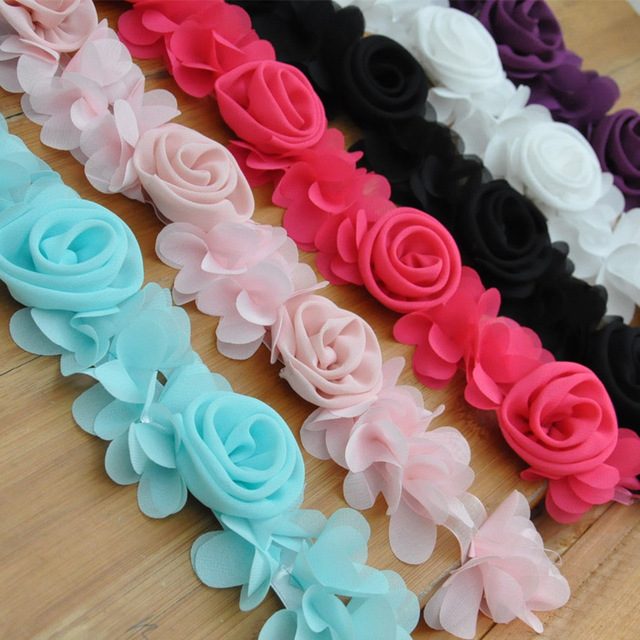
#> input picture aritmetik-islemler/cicek.jpg, 640 x 640 px
$ python aritmetik.py
#> lines starting #> are read from the running program, lines starting #| are printed output that depends on the picture; after the words box and inside, x2 and y2 are one past the last pixel; in counts of white or black regions, pixels touching at a corner belong together
import cv2
import numpy as np
from matplotlib import pyplot as plt

img=cv2.imread('cicek.jpg')
#> img is the input picture: shape (640, 640, 3); mean B, G, R 121.2, 121.5, 146.8
print(img[80,80])                   #b g r değerlerini görüyoruz
#| [191 182 192]
img[80,80]=[255,255,255]            #80 x 80 deki pikselin rengini değiştirme komutu
#> img: shape (640, 640, 3); under 0.01% of pixels changed, all inside (x1, y1, x2, y2) = (80, 80, 81, 81)

bolge=img[100:150,200:250]          #bolge seçme komutu
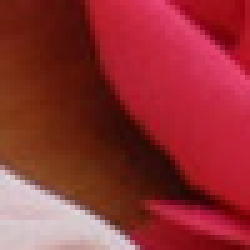
#> bolge: shape (50, 50, 3) (shown 5 times larger); mean B, G, R 51.9, 48.5, 146.6
img[50:100,200:250]=bolge           #bolgeyi resim üzerinde biryere kopyalıyoruz
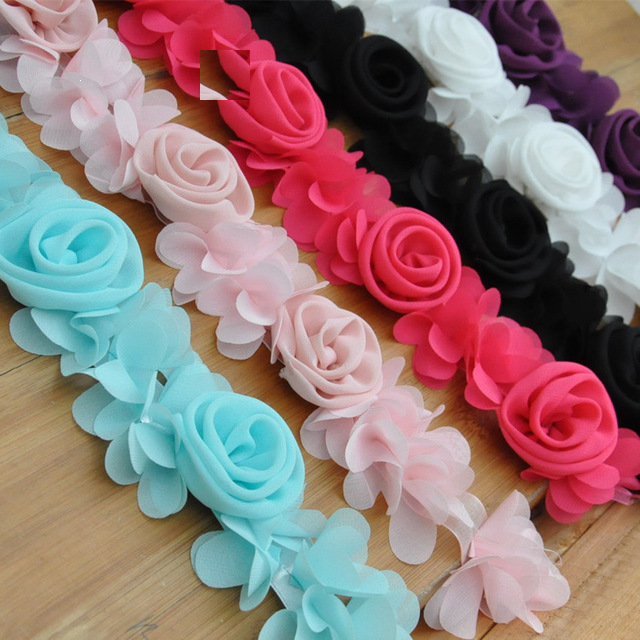
#> img: shape (640, 640, 3); mean B, G, R 121.1, 121.6, 146.5
bolge[:,:,0]=255                    #bolgenin renklerini değiştir
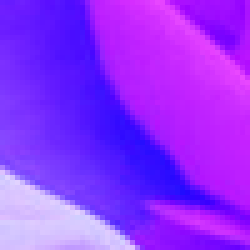
#> bolge: shape (50, 50, 3) (shown 5 times larger); mean B, G, R 255, 48.5, 146.6
bolge[:,:,1]=255
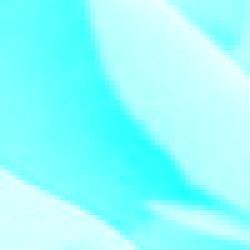
#> bolge: shape (50, 50, 3) (shown 5 times larger); mean B, G, R 255, 255, 146.6
bolge[:,:,2]=255
#> bolge: shape (50, 50, 3); every value is 255
                                    #aşağıda bolgeye dış kenarlık ekliyoruz y2-y2 ve x2-x1 şeklinde daha sonra renk  ve kalınlık değerleri
cv2.rectangle(img,(200,100),(250,150),(0,255,255),4)
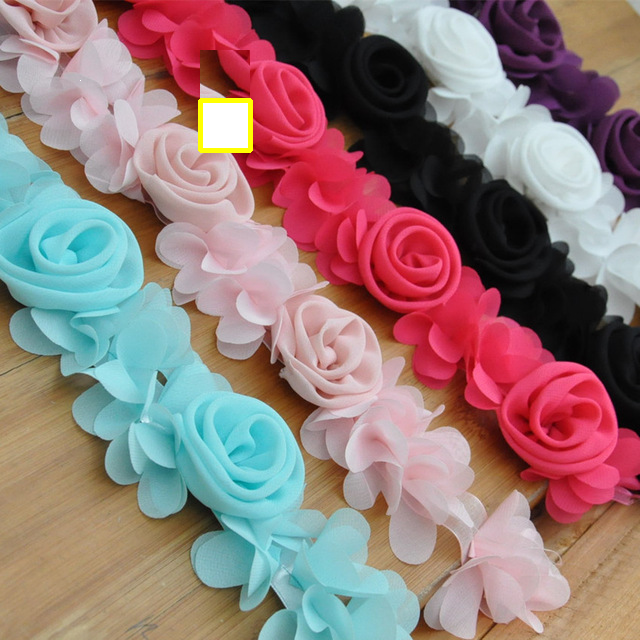
#> img: shape (640, 640, 3); 0.74% of pixels changed, all inside (x1, y1, x2, y2) = (198, 98, 253, 153)
cv2.imshow('cicek',img)
cv2.imshow('bolge',bolge)
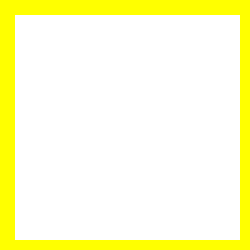
#> window 'bolge': shape (50, 50, 3) (shown 5 times larger); mean B, G, R 206.6, 255, 255

cv2.waitKey(0)
cv2.destroyAllWindows()

$ run again, with aritmetik-islemler/resim.jpg copied over aritmetik-islemler/cicek.jpg
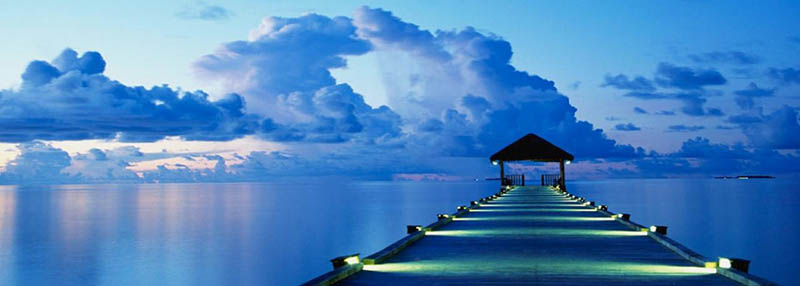
#> input picture aritmetik-islemler/resim.jpg, 800 x 286 px
#> img is the input picture: shape (286, 800, 3); mean B, G, R 191, 134.2, 77.4
#| [203 131  54]
#> `img[50:100,200:250]=bolge`:
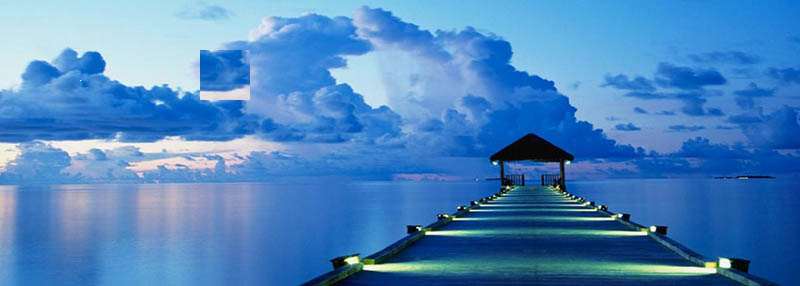
#> img: shape (286, 800, 3); mean B, G, R 190.8, 133.6, 76.4
#> `cv2.rectangle(img,(200,100),(250,150),(0,255,255),4)`:
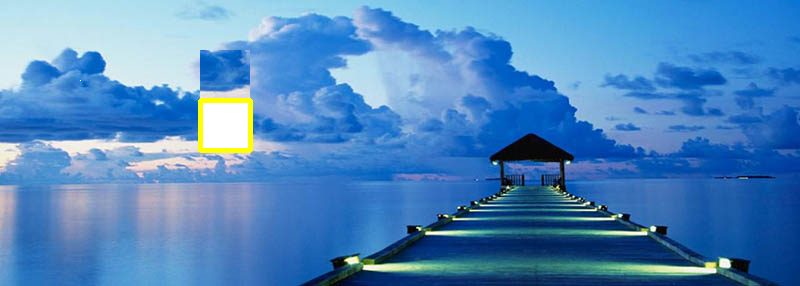
#> img: shape (286, 800, 3); 1.32% of pixels changed, all inside (x1, y1, x2, y2) = (198, 98, 253, 153)
